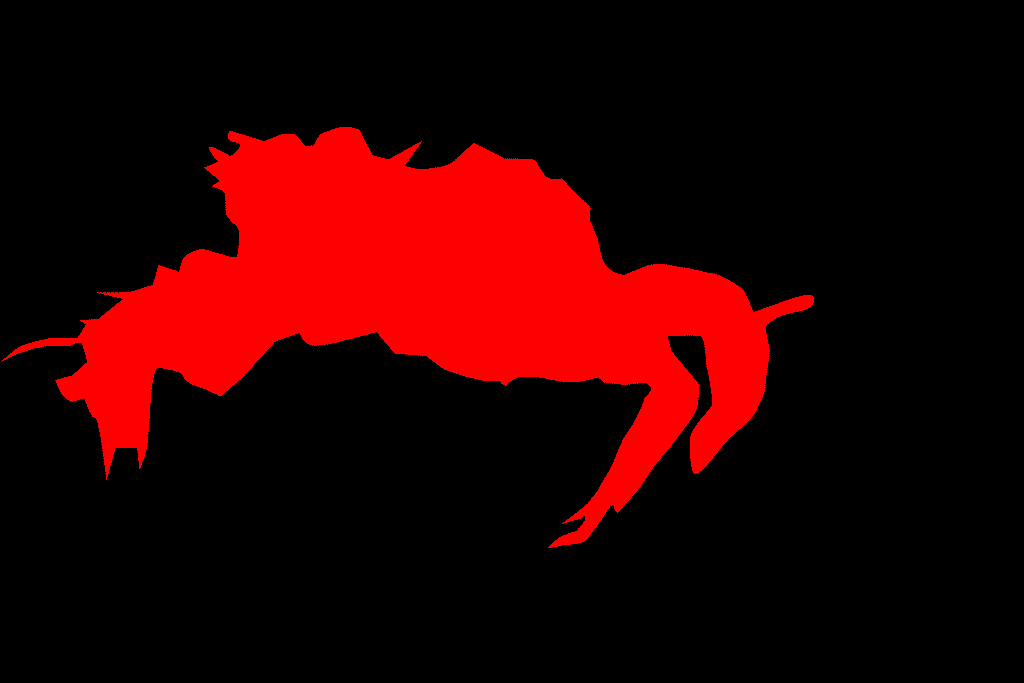
#> input picture 1.png, 1024 x 683 px
$ python te.py
#> lines starting #> are read from the running program, lines starting #| are printed output that depends on the picture; after the words box and inside, x2 and y2 are one past the last pixel; in counts of white or black regions, pixels touching at a corner belong together
import cv2
import numpy as np


filename = '1.png'
img = cv2.imread(filename)
#> img is the input picture: shape (683, 1024, 3); mean B, G, R 0, 0, 45.7
gray = cv2.cvtColor(img, cv2.COLOR_BGR2GRAY)
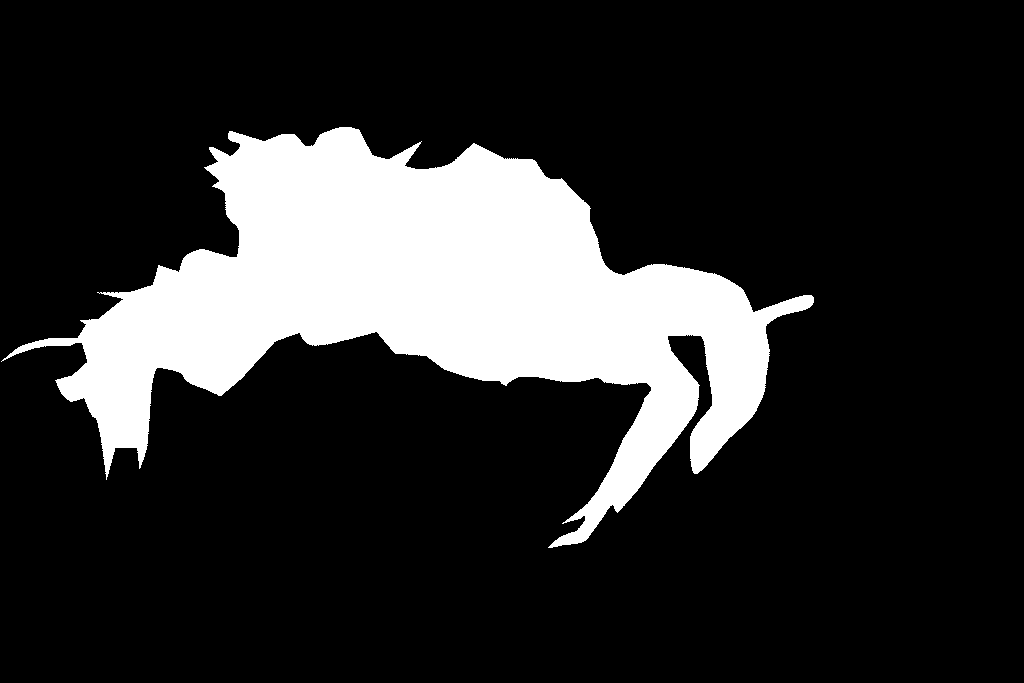
#> gray: shape (683, 1024); values 0 (black) and 76 (white), 17.9% white; 1 white region, box (x1, y1, x2, y2) and area: (1, 127, 814, 548) 125300

corners = cv2.goodFeaturesToTrack(gray, maxCorners=100, qualityLevel=0.01, minDistance=10)
#> corners = 100 rows, first 8: [584, 516], [158, 265], [612, 506], [83, 399], [217, 161], [210, 148], [299, 333], [753, 311]

# 返回的结果是 [[ 311., 250.]] 两层括号的数组。
corners = np.int0(corners)
tmx1=0
tmy1=0
tmx2=10000
tmy2=10000
for i in corners:
    x, y = i.ravel()
    cv2.circle(img, (x, y), 3, 255, -1)
    if tmx1<x:
        tmx1=x
    if tmy1<y:
        tmy1=y
    if tmx2>x:
        tmx2=x
    if tmy2>y:
        tmy2=y
#> this loop made 100 passes
#> (x, y, tmx1, tmy1, tmx2, tmy2) on pass 1: (584, 516, 584, 516, 584, 516)
#> (x, y, tmx2, tmy2) on pass 2: (158, 265, 158, 265)
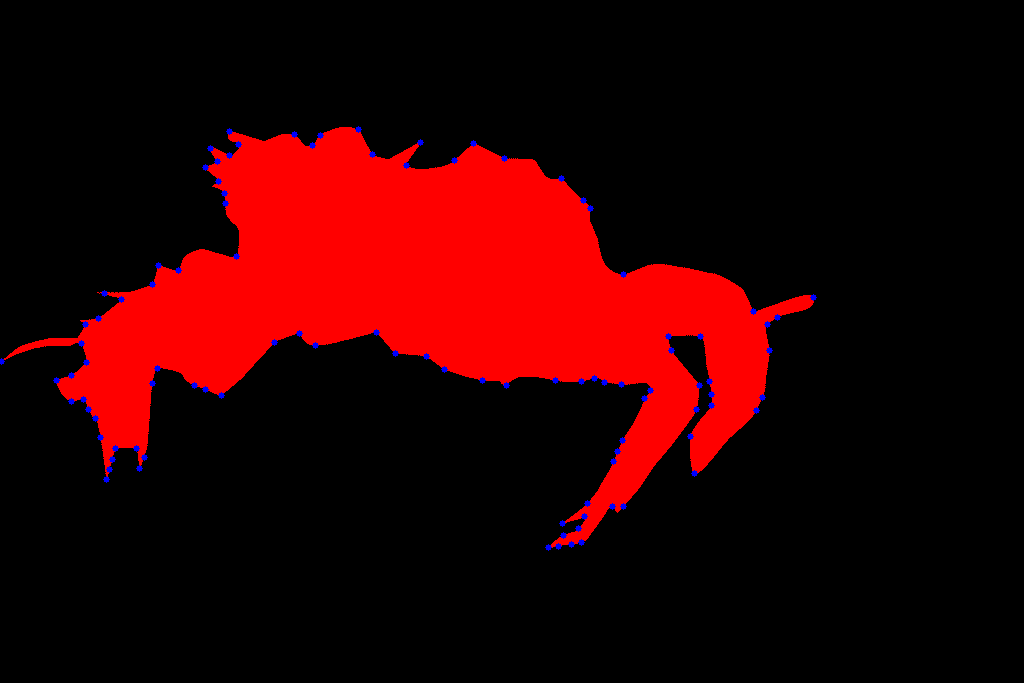
#> img: shape (683, 1024, 3); 0.41% of pixels changed, all inside (x1, y1, x2, y2) = (0, 126, 817, 551)
#> after the loop, tmx1 = 813; tmx2 = 1; tmy1 = 547; tmy2 = 129

cv2.rectangle(img, (tmx1,tmy1), (tmx2,tmy2), (0, 255, 0), 3)
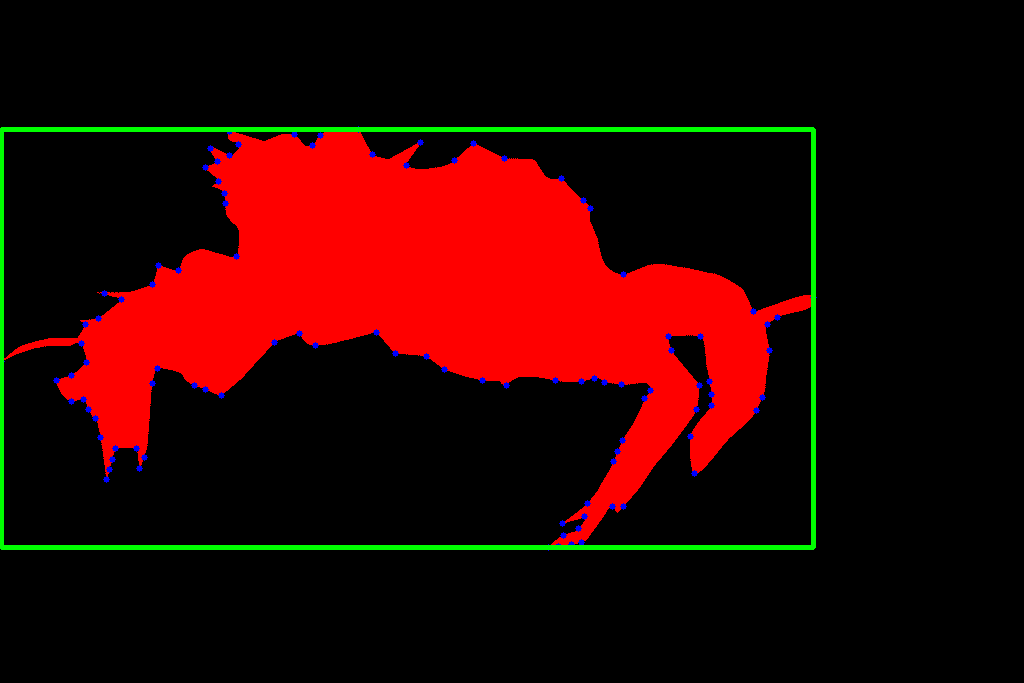
#> img: shape (683, 1024, 3); 1.7% of pixels changed, all inside (x1, y1, x2, y2) = (0, 127, 816, 550)
cv2.imshow('dst', img)

print(tmx1,tmy1,tmx2,tmy2)
#| 813 547 1 129
